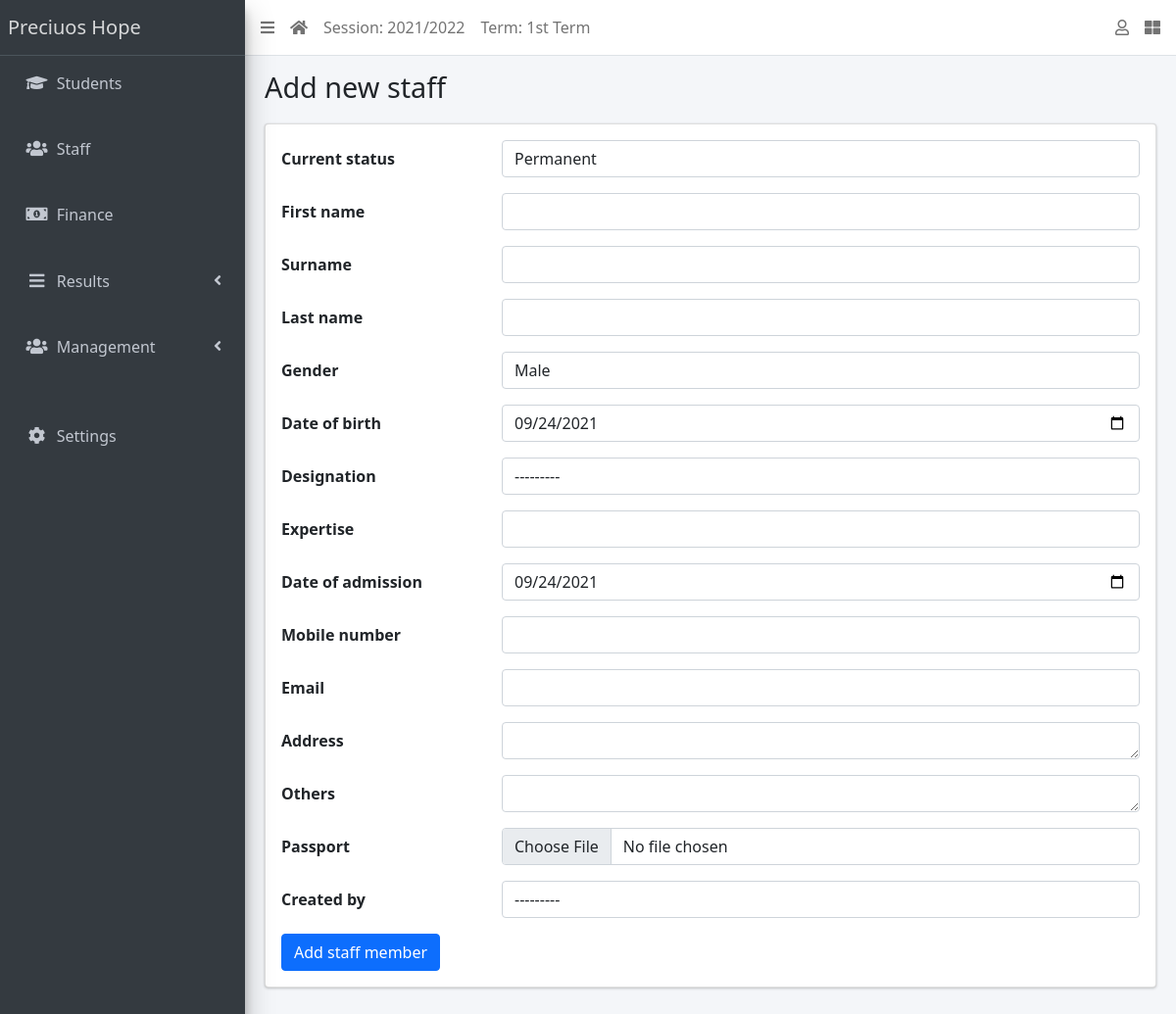
Page /staff/create/ on the committed database.
### apps/management/models.py (models this page shows, shortened)
class AcademicSession(models.Model):
    name = models.CharField(max_length=200, unique=True)
    current = models.BooleanField(default=True)
    created_by = models.ForeignKey(settings.AUTH_USER_MODEL, on_delete=models.DO_NOTHING, null=True)
    class Meta:
        ordering = ['name']

class AcademicTerm(models.Model):
    name = models.CharField(max_length=20, unique=True)
    guide = models.ForeignKey(Staff, on_delete=models.CASCADE, null=True, default=None)
    current = models.BooleanField(default=True)
    created_by = models.ForeignKey(settings.AUTH_USER_MODEL, on_delete=models.DO_NOTHING, null=True)
    class Meta:
        ordering = ['name']

class SiteConfig(models.Model):
    key = models.SlugField()
    value = models.CharField(max_length=250)

### apps/staff/views.py (the view)
# urls.py: path("create/", StaffCreateView.as_view(), name="staff-create"),
class StaffCreateView(SuccessMessageMixin, CreateView):
    model = Staff
    fields = "__all__"
    success_message = "New staff successfully added."
    def get_form(self):
        form = super(StaffCreateView, self).get_form()
        form.fields["date_of_birth"].widget = widgets.DateInput(attrs={"type": "date"})
        form.fields["date_of_admission"].widget = widgets.DateInput(attrs={"type": "date"})
        form.fields["address"].widget = widgets.Textarea(attrs={"rows": 1})
        form.fields["others"].widget = widgets.Textarea(attrs={"rows": 1})
        return form

### apps/management/context_processors.py (called while the page is built)
def site_defaults(request):
    current_session = AcademicSession.objects.get(current=True)
    current_term = AcademicTerm.objects.get(current=True)
    vals = SiteConfig.objects.all()
    context = {
        'current_session': current_session.name,
        'current_term': current_term.name
    }
    for val in vals:
        context[val.key] = val.value
    return context

### apps/staff/models.py (called while the page is built)
    def __str__(self):
        return str(self.title)

### apps/staff/templates/staff/staff_form.html
{% extends 'base.html' %} {% block title %} {% if object %} Update {{ object }}
{% else %} Add new staff {% endif %} {% endblock title %} {% block content %}
<form action="" method="POST">
  {% csrf_token %} {% include 'management/form_snippet.html' %} {% if object %}
  <input type="submit" class="btn btn-primary" value="Update Record" />
  {% else %}
  <input type="submit" class="btn btn-primary" value="Add staff member" />
  {% endif %}
</form>
{% endblock content %}

### templates/base.html (shortened to what this page needs)
{% load static %}
<!DOCTYPE html>
<html lang="en">
<head>
  <link rel="stylesheet" href="{% static 'plugins/fontawesome-free/css/all.min.css' %}">
  <link rel="stylesheet" href="{% static 'plugins/toastr/toastr.min.css' %}">
  <link rel="stylesheet"
    href="{% static 'plugins/overlayScrollbars/css/OverlayScrollbars.min.css' %}">
  <link rel="stylesheet" href="{% static 'plugins/Datatables/datatables.min.css' %}" />
  <link rel="stylesheet" href="{% static 'dist/css/adminlte.min.css' %}">
  <link href="https://cdn.jsdelivr.net/npm/bootstrap@5.1.1/dist/css/bootstrap.min.css" rel="stylesheet">
</head>
<body
  class="hold-transition sidebar-mini layout-fixed layout-navbar-fixed layout-footer-fixed">
  <div class="wrapper">
    <nav class="main-header navbar navbar-expand navbar-white navbar-light">
      <ul class="navbar-nav">
        <li class="nav-item">
          <a class="nav-link" data-widget="pushmenu" href="#" role="button"><i
              class="fas fa-bars"></i></a>
        </li>
        <li class="nav-item d-none d-sm-inline-block">
          <a href="{% url 'home' %} " class="nav-link"><i class="fa fa-home"></i></a>
        </li>
        <li class="nav-item d-none d-sm-inline-block">
          <a href="{% url 'current-session' %}" class="nav-link">Session: {{ current_session }}</a>
        </li>
        <li class="nav-item d-none d-sm-inline-block">
          <a href="{% url 'current-session' %}" class="nav-link">Term: {{ current_term }}</a>
        </li>
      </ul>
      <ul class="navbar-nav ml-auto">
        <li class="nav-item dropdown">
          <a class="nav-link" data-toggle="dropdown" href="#">
            <i class="far fa-user"></i>
          </a>
        </li>
        <li class="nav-item">
          <a class="nav-link" data-widget="control-sidebar" data-slide="true"
            href="#" role="button"><i class="fas fa-th-large"></i></a>
        </li>
      </ul>
    </nav>
    <aside class="main-sidebar sidebar-dark-primary elevation-4">
      <a href="{% url 'home' %}" class="brand-link">{{ school_name | default:"School" }}</a>
      <div class="sidebar">
        <nav class="mt-2">
          <ul class="nav nav-pills nav-sidebar flex-column"
            data-widget="treeview" role="menu" data-accordion="false">
            <li class="nav-item">
              <a href="{% url 'student-list' %}" class="nav-link">
                <i class="nav-icon fas fa-graduation-cap"></i>
                <p>
                  Students
                </p>
              </a>
            </li>
            <br>
            <li class="nav-item">
              <a href="{% url 'staff-list' %}" class="nav-link">
                <i class="nav-icon fas fa-users"></i>
                <p>
                  Staff
                </p>
              </a>
            </li>
            <br>
            <li class="nav-item">
              <a href="{% url 'invoice-list' %}" class="nav-link">
                <i class="nav-icon fas fa-money-bill-alt"></i>
                <p>
                  Finance
                </p>
              </a>
            </li>
            <br>
            <li class="nav-item has-treeview">
              <a href="#" class="nav-link">
                <i class="nav-icon fas fa-bars"></i>
                <p>
                  Results
                  <i class="fas fa-angle-left right"></i>
                </p>
              </a>
            </li>
            <br>
            <li class="nav-item has-treeview">
              <a href="#" class="nav-link">
                <i class="nav-icon fas fa-users"></i>
                <p>
                  Management
                  <i class="fas fa-angle-left right"></i>
                </p>
              </a>
            </li>
            <br>
            <br>
            <li class="nav-item">
              <a href="{% url 'configs' %}" class="nav-link">
                <i class="nav-icon fas fa-cog"></i>
                <p>
                  Settings
                </p>
              </a>
            </li>
          </ul>
        </nav>
      </div>
    </aside>
    <div class="content-wrapper">
      <section class="content-header">
        <div class="container-fluid">
          <div class="row mb-1">
            <div class="col-sm-8">
              <h1>{% block title %}{% endblock title %}</h1>
            </div>
            <div class="col-sm-4">
            </div>
          </div>
        </div>
      </section>
      <section class="content">
        <div class="container-fluid">
          <div class="row">
            <div class="col-md-12">
              {% block fullcard %}
              <div class="card">
                <div class="card-body">
                  <div class="row">
                    <div class="col">
                      {% block content %}
                      {% endblock content %}
                    </div>
                  </div>
                </div>
              </div>
              {% endblock fullcard %}
            </div>
          </div>
        </div>
      </section>
    </div>
  </div>
</body>
</html>

### rows in the picture
AcademicSession: name "2021/2022"
AcademicTerm: name "1st Term"
SiteConfig: value "Preciuos Hope"

### other values in the picture
{{ field.label }} "Current status" "First name" "Surname" "Last name" "Gender" "Date of birth" "Designation" "Expertise" "Date of admission" "Mobile number" "Email" "Address" "Others" "Passport" "Created by"
